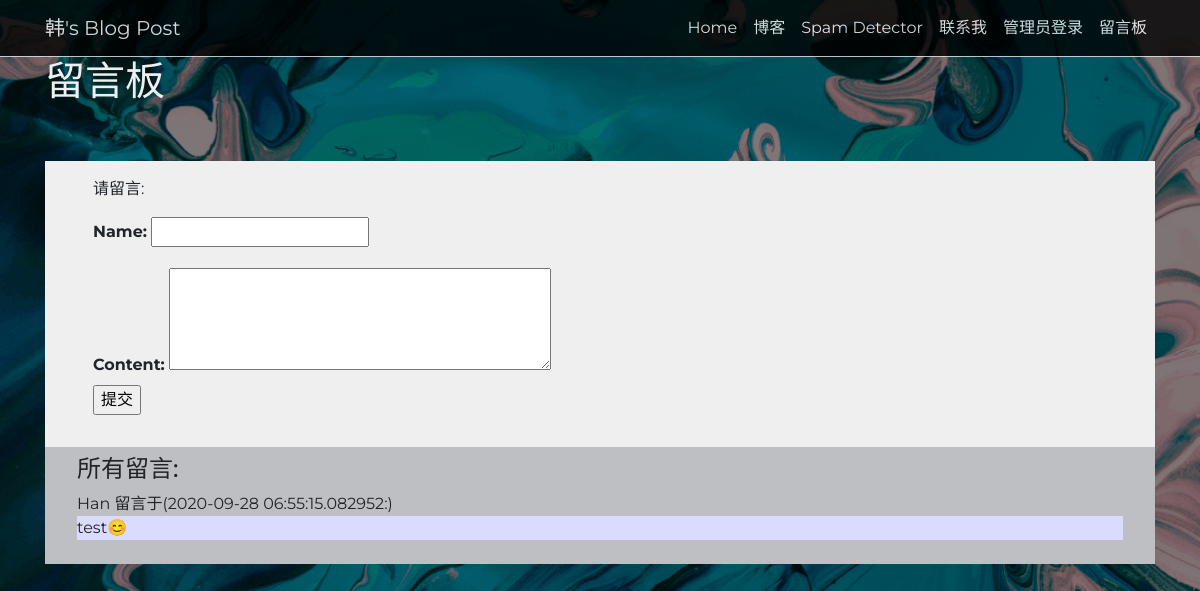
Page /textbook on the earlier database version.
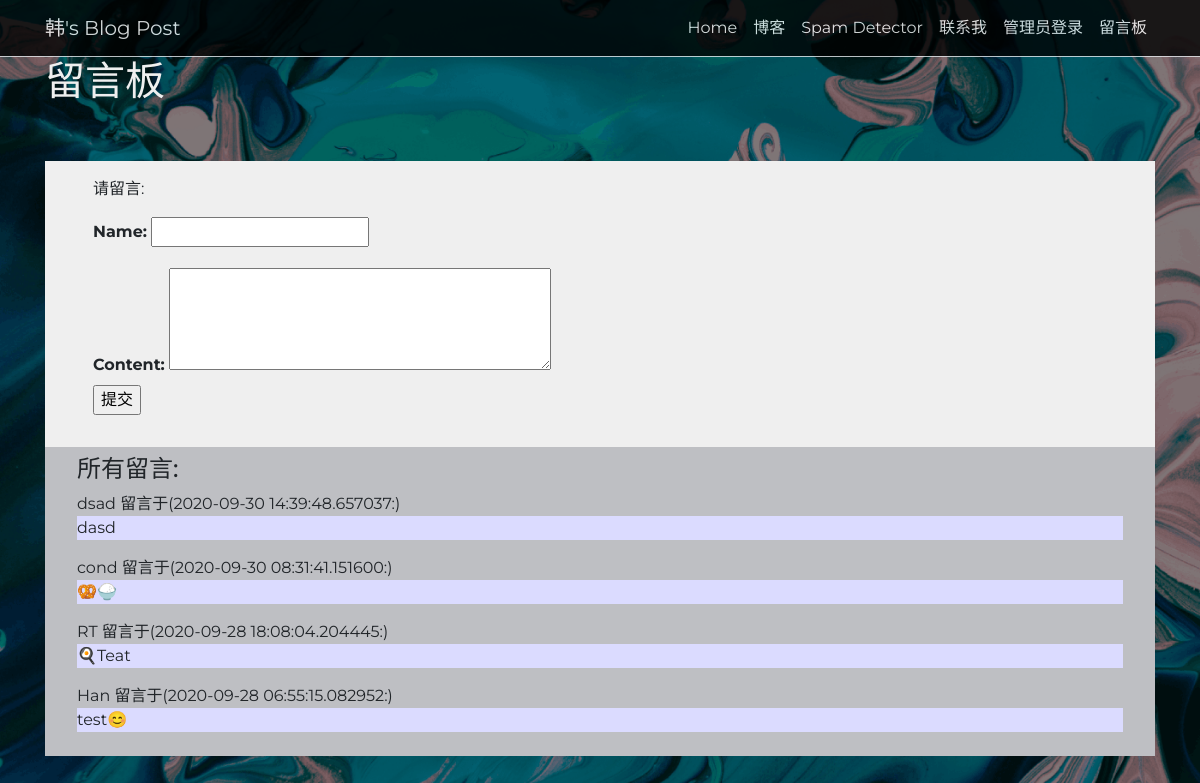
Same page on the later database version.
### app.py (models this page shows)
class Textbook(db.Model):
    __tablename__ = 'Textbook'
    id = db.Column(db.Integer, primary_key=True)
    name = db.Column(db.String(30), nullable=False, default='Not Available')
    text = db.Column(db.Text, nullable=False)
    timestamp = db.Column(db.DateTime, nullable=False, default=datetime.utcnow)

### app.py (the view)
@app.route('/textbook', methods=['POST', 'GET'])
def textbook():
    if request.method =='POST':
        name = request.form['name']
        text = request.form['text']
        newtext = Textbook(name=name, text=text)
        db.session.add(newtext)
        db.session.commit()
        return redirect('/textbook')
    else:
        data = Textbook.query.order_by(Textbook.timestamp.desc()).all()
        return render_template('showtext.html', text_db=data)

### templates/showtext.html (shortened to what this page needs)
 {% extends 'base.html' %}
{% block body %}
<link rel="stylesheet" type= "text/css" href="{{ url_for('static', filename='css/showtext.css') }}">
<div id="main">
    <h1>留言板</h1>
    <br>
    <br>
    <div id="form-area">
        <form action="{{ url_for('textbook') }}" method="POST">
             <p>请留言:</p>
             <p>
             <label for="name"><strong>Name: </strong></label>
             <input type="text" size="22" name="name">
             </p>
             <label for="text"><strong>Content: </strong></label>
             <textarea rows="4" cols="40" name="text"></textarea>
             <p>
             <input type="submit" value="提交">
             </p>
        </form>
    </div>
<div id="entries-area">
<h4>所有留言: </h4>
<div class="entry">
    {% for greeting in text_db %}
    <h7>{{ greeting.name }}
    留言于({{ greeting.timestamp }}:)</h7>
    <p>{{ greeting.text }}</p>
    {% endfor %}
</div>
</div>
</div>
{% endblock %}

### templates/base.html (shortened to what this page needs)
<!DOCTYPE html>
<html lang="zh">
<head>
  <link rel="stylesheet" href="https://stackpath.bootstrapcdn.com/bootstrap/4.5.2/css/bootstrap.min.css"
>
  <link rel="stylesheet" href="{{ url_for('static', filename='css/main.css') }}">
</head>
<body>
  <nav class="navbar navbar-light navbar-expand-lg" id="mainNav">
    <div class="container"><a class="navbar-brand" href="/">韩's Blog Post</a><button data-toggle="collapse" data-target="#navbarResponsive" class="navbar-toggler"></button>
        <div class="collapse navbar-collapse" id="navbarResponsive">
            <ul class="nav navbar-nav ml-auto">
                <li class="nav-item"><a class="nav-link active" href="/">Home</a></li>
                <li class="nav-item"><a class="nav-link" href="{{ url_for('posts') }}">博客</a></li>
                <li class="nav-item"><a class="nav-link" href="{{ url_for('inputmail')}}">Spam Detector</a></li>
                <li class="nav-item"><a class="nav-link" href="{{ url_for('contact') }}">联系我</a></li>
                <li class="nav-item"><a class="nav-link" href="{{ url_for('login') }}">管理员登录</a></li>
                <li class="nav-item"><a class="nav-link" href="{{ url_for('textbook') }}">留言板</a></li>
            </ul>
        </div>
    </div>
  </nav>
  <div class="container container-body">
    {% block body %} {% endblock %}
  </div>
</body>
</html>

### static/css/main.css (style rules this page uses)
body { font-family: Helvetica, sans-serif; }
h1, h2, h3 { font-family: 'Montserrat', sans-serif; }
#mainNav { border-bottom: 1px solid #e9ecef; font-family: 'Montserrat',sans-serif; background: transparent; }

### static/css/showtext.css (style rules this page uses)
body { margin: 0; font-size: 1rem; font-family: Montserrat, sans-serif; font-weight: 400; line-height: 1.5; text-align: left; background: linear-gradient(rgba(0,0,0,0.5), rgba(0,0,0,0.5)), url("../img/blue.png") no-repeat center center fixed; -webkit-background-size: cover; -moz-background-size: cover; -o-background-size: cover; background-size: cover; }
#mainNav { background-color: black; opacity: 0.8; filter: alpha(opacity=50); }
#mainNav a { color: #ffffff; }
h1 { padding:0 lem; color:#EFEFEF; }
#main { padding:0; }
#form-area { padding:1.0em 3em; background-color:#EFEFEF; }
#entries-area { padding:0.5em 2em; background-color:#BEBFC3; }
.entry p { padding:0.5em lem; background-color:#DBDBFF; }

Differences in the rows shown:
added Textbook: name "dsad", timestamp "2020-09-30 14:39:48.657037", text "dasd"
added Textbook: name "cond", timestamp "2020-09-30 08:31:41.151600", text "🥨🍚"
added Textbook: name "RT", timestamp "2020-09-28 18:08:04.204445", text "🍳Teat"
